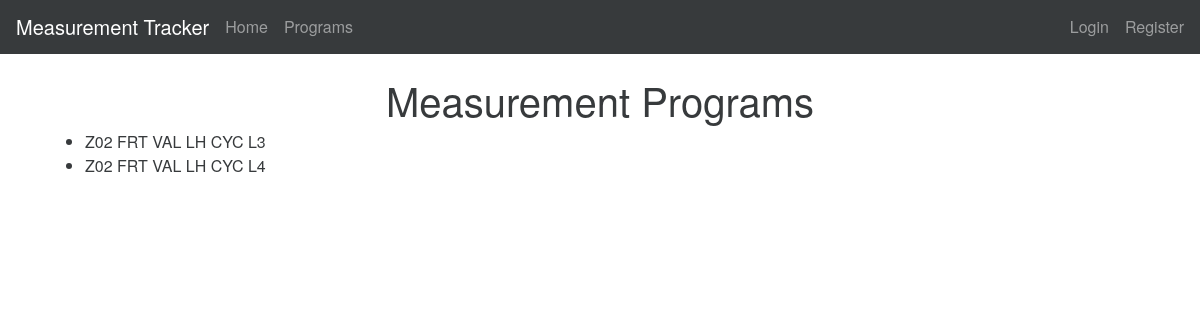
The page / on the database its author committed.
### measurementTracker/models.py (models this page shows, shortened)
class Program(db.Model):
    program_id = db.Column(db.Integer, primary_key=True)
    file_name = db.Column(db.String(50))
    date = db.Column(db.DateTime)
    program = db.Column(db.String(50))
    path = db.Column(db.String(250))
    measurement = db.relationship('Measurement', backref='program')
    @staticmethod
    def filter_distinct_programs(programs):
        unique_programs = []
        for i in programs:
            if i.program not in unique_programs:
                unique_programs.append(i.program)
        return unique_programs

### measurementTracker/controllers/main.py (the view)
@main_blueprint.route('/')
def index():
    db.create_all()
    '''
    filtered_new_programs = Program.get_new_programs()
    if filtered_new_programs:
        Program.update_program_db(filtered_new_programs)
    db.session.commit()
    '''
    programs = Program.query.all()
    programs = Program.filter_distinct_programs(programs)
    return render_template("index.html", programs=programs), 200

### measurementTracker/templates/main/index.html (shortened to what this page needs)
{% extends "base.html" %}
{% block body %}
<div class="row">
    <div class="col-md-12">
        <h1 class="text-xs-center">Measurement Programs</h1>
    </div>
</div>
<div class="media-body">
    <ul>
        {% for program in programs %}
        <li>{{ program }}</li>
        {% endfor %}
    </ul>
</div>
{% endblock %}

### rows shown on the page
Program: program "Z02 FRT VAL LH CYC L3"
Program: program "Z02 FRT VAL LH CYC L4"
